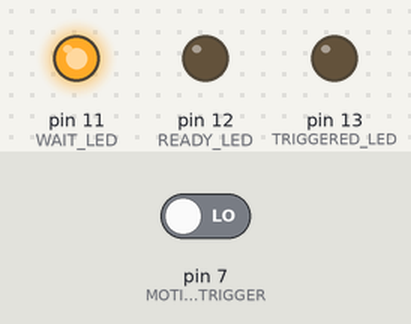
A sketch run on a simulated Arduino Uno, built with avr-gcc and run on an emulated ATmega328P. Parts: output pins drawn as LEDs (lit = HIGH). Inputs (shaded band) come from the test bench; at power-on: pin 7 (MOTION_TRIGGER) LOW.

Above: at 0.1 s.
At 60.1 s:
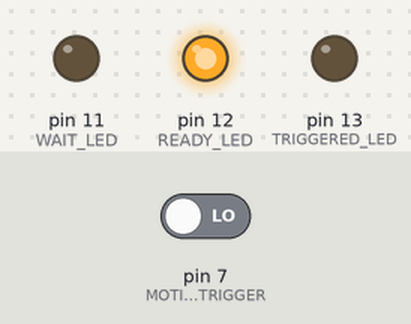
Timing chart, 0 to 61.6 s (numbered marks = the images above):
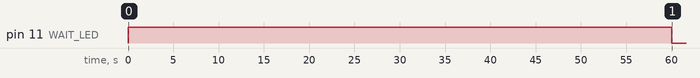

The sketch:

motion_sensor.ino
```cpp
// Motion Sensor

// Define constants
#define WAIT_LED  11
#define READY_LED  12
#define TRIGGERED_LED 13
#define MOTION_TRIGGER 7

// Define Variables
int motion_detected = 0;
int motion_value;


void setup() {
  Serial.begin(9600);
  pinMode(WAIT_LED, OUTPUT);
  pinMode(READY_LED, OUTPUT);
  pinMode(TRIGGERED_LED, OUTPUT);
  pinMode(MOTION_TRIGGER, INPUT);

  // Inital 1 minute delay to stabalize sensor
  digitalWrite(TRIGGERED_LED, LOW);
  digitalWrite(READY_LED, LOW);
  digitalWrite(WAIT_LED, HIGH);
  delay(60000);
  digitalWrite(READY_LED, HIGH);
  digitalWrite(WAIT_LED, LOW);

}

void loop()
{
  // Get value from motion sensor
  motion_value = digitalRead(MOTION_TRIGGER);

  // See if motion detected
  if (motion_value == 1)
  {
    // Display triggered led for 3 secs
    digitalWrite(TRIGGERED_LED, HIGH);
    motion_detected = 1;
    delay(3000);
  }

  else
  {
    digitalWrite(TRIGGERED_LED, LOW);
  }

  // Add delay after triggering to reset sensor
  if (motion_detected == 1)
  {
    Serial.print("Motion Detected!");

    // After trigger, wait 6 sec to re-arm
    digitalWrite(TRIGGERED_LED, LOW);
    digitalWrite(READY_LED, LOW);
    digitalWrite(WAIT_LED, HIGH);
    delay(6000);
    digitalWrite(READY_LED, HIGH);
    digitalWrite(WAIT_LED, LOW);
    motion_detected = 0;
  }


}
```
